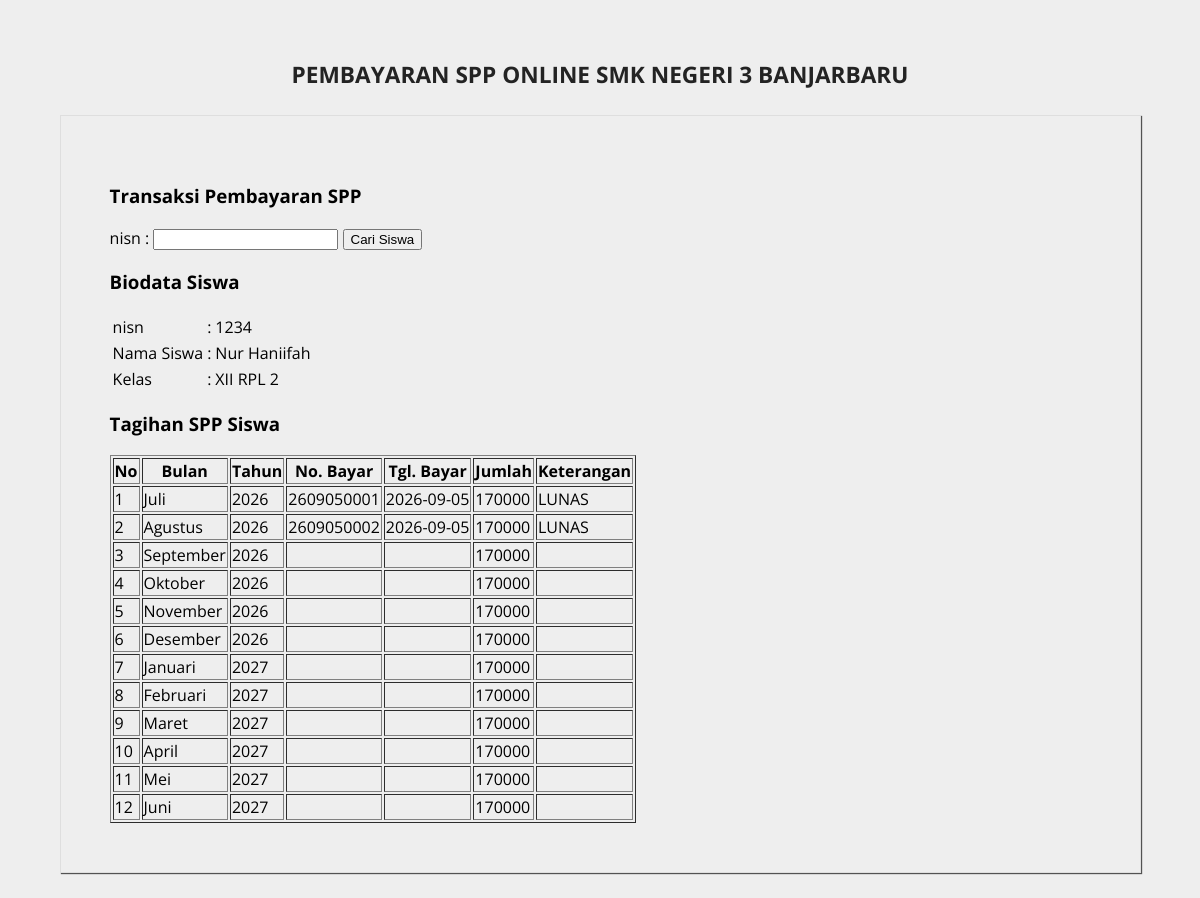
Page /bayar.php?nisn=1234 on the committed database.
### tables this page shows
CREATE TABLE `siswa` (
  `nisn` varchar(10) NOT NULL,
  `nis` varchar(8) NOT NULL,
  `nama` varchar(35) NOT NULL,
  `id_kelas` varchar(11) NOT NULL,
  `alamat` text NOT NULL,
  `no_telp` varchar(15) NOT NULL,
  `id_spp` varchar(5) NOT NULL
);

CREATE TABLE `kelas` (
  `id_kelas` varchar(5) NOT NULL,
  `nama_kelas` varchar(10) NOT NULL,
  `kompetensi_keahlian` varchar(30) NOT NULL
);

CREATE TABLE `pembayaran` (
  `id_pembayaran` int(10) NOT NULL,
  `no_bayar` varchar(11) DEFAULT NULL,
  `id_petugas` varchar(5) DEFAULT NULL,
  `nisn` varchar(10) DEFAULT NULL,
  `tgl_pembayaran` date DEFAULT NULL,
  `bulan_tagihan` varchar(12) DEFAULT NULL,
  `tahun_tagihan` int(4) DEFAULT NULL,
  `id_spp` varchar(5) DEFAULT NULL,
  `keterangan` varchar(10) DEFAULT NULL
);

CREATE TABLE `spp` (
  `id_spp` varchar(5) NOT NULL,
  `tahun` int(4) NOT NULL,
  `nominal` int(10) NOT NULL
);

### bayar.php (the view, shortened to what this page needs)
<!DOCTYPE html>
<html>
<head>
    <link rel="stylesheet" type="text/css" href="src/style.css">
</head>
<body>
    <br/>
    <br/>
    <header>
        <h1 class="judul">PEMBAYARAN SPP ONLINE SMK NEGERI 3 BANJARBARU</h1>
    </header>
    <div class="wrap">
        <div class="blog">
            <div class="conteudo">
                <h3>Transaksi Pembayaran SPP</h3>
                <form method="get" action="">
                    nisn : <input type="text" name="nisn" />
                    <input type="submit" name="cari" value="Cari Siswa" />
                </form>
<?php
include_once "src/koneksi.php";
if(isset($_GET['nisn']) && $_GET['nisn'] != ''){
    $sqlSiswa = mysqli_query($koneksi, "SELECT * FROM kelas join siswa on kelas.id_kelas = siswa.id_kelas
                join spp on siswa.id_spp = spp.id_spp WHERE nisn='$_GET[nisn]'");
    $data = mysqli_fetch_array($sqlSiswa);
?>
                <h3>Biodata Siswa</h3>
                <table>
                    <tr>
                        <td>nisn</td>
                        <td>:</td>
                        <td><?php echo $data['nisn']; ?></td>
                    </tr>
                    <tr>
                        <td>Nama Siswa</td>
                        <td>:</td>
                        <td><?php echo $data['nama']; ?></td>
                    </tr>
                    <tr>
                        <td>Kelas</td>
                        <td>:</td>
                        <td><?php echo $data['nama_kelas']; ?></td>
                    </tr>
                </table>
                <h3>Tagihan SPP Siswa</h3>
                <table border="1">
                    <tr>
                        <th>No</th>
                        <th>Bulan</th>
                        <th>Tahun</th>
                        <th>No. Bayar</th>
                        <th>Tgl. Bayar</th>
                        <th>Jumlah</th>
                        <th>Keterangan</th>
                    </tr>
<?php
    $sql = mysqli_query($koneksi, "SELECT * FROM pembayaran join spp on pembayaran.id_spp = spp.id_spp WHERE nisn='$data[nisn]'");
    $no=1;
    while($data=mysqli_fetch_array($sql)){
        echo "<tr>";
        echo "<td>$no</td>";
        echo "<td>$data[bulan_tagihan]</td>";
        echo "<td>$data[tahun_tagihan]</td>";
        echo "<td>$data[no_bayar]</td>";
        echo "<td>$data[tgl_pembayaran]</td>";
        echo "<td>$data[nominal]</td>";
        echo "<td>$data[keterangan]</td>";
        echo "</tr>";
        $no++;
    }
?>
                </table>
<?php
}
?>
            </div>
        </div>
    </div>
</body>
</html>

### src/style.css (style rules this page uses)
body { background: #eee; margin:0; font-family: 'Open Sans', sans-serif; }
header { text-align: center; color: #232323; }
header .judul { font-size: 17pt; }
.wrap { width: 1300px; margin:25px auto; }
.blog { float: left; }
.conteudo { width: 950px; padding: 25px; margin: 25px auto; background: #eee; border:1px solid #232323; -webkit-box-shadow: 1px 1px 1px 0px hsl(0, 0%, 32%); -moz-box-shadow: 1px 1px 1px 0px hsl(0, 0%, 32%); box-shadow: 1px 1px 1px 0px hsl(0, 0%, 32%); }
@media screen and (max-width: 1300px) { .wrap { width: 90%; margin: 25px auto; } }
@media screen and (max-width: 1300px) { .blog { width: 90%; } }
@media screen and (max-width: 1300px) { .conteudo { float: inherit; margin: 0 auto 25px; width: 101%; border: 1px solid #dedede; padding: 5%; background: #eee; } }

### rows in the picture
siswa: nisn "1234", nama "Nur Haniifah", id_kelas.nama_kelas "XII RPL 2"
pembayaran: bulan_tagihan "Juli", tahun_tagihan "2026", no_bayar "2609050001", tgl_pembayaran "2026-09-05", id_spp.nominal "170000", keterangan "LUNAS"
pembayaran: bulan_tagihan "Agustus", tahun_tagihan "2026", no_bayar "2609050002", tgl_pembayaran "2026-09-05", id_spp.nominal "170000", keterangan "LUNAS"
pembayaran: bulan_tagihan "September", tahun_tagihan "2026", id_spp.nominal "170000"
pembayaran: bulan_tagihan "Oktober", tahun_tagihan "2026", id_spp.nominal "170000"
pembayaran: bulan_tagihan "November", tahun_tagihan "2026", id_spp.nominal "170000"
pembayaran: bulan_tagihan "Desember", tahun_tagihan "2026", id_spp.nominal "170000"
pembayaran: bulan_tagihan "Januari", tahun_tagihan "2027", id_spp.nominal "170000"
pembayaran: bulan_tagihan "Februari", tahun_tagihan "2027", id_spp.nominal "170000"
pembayaran: bulan_tagihan "Maret", tahun_tagihan "2027", id_spp.nominal "170000"
pembayaran: bulan_tagihan "April", tahun_tagihan "2027", id_spp.nominal "170000"
pembayaran: bulan_tagihan "Mei", tahun_tagihan "2027", id_spp.nominal "170000"
pembayaran: bulan_tagihan "Juni", tahun_tagihan "2027", id_spp.nominal "170000"
